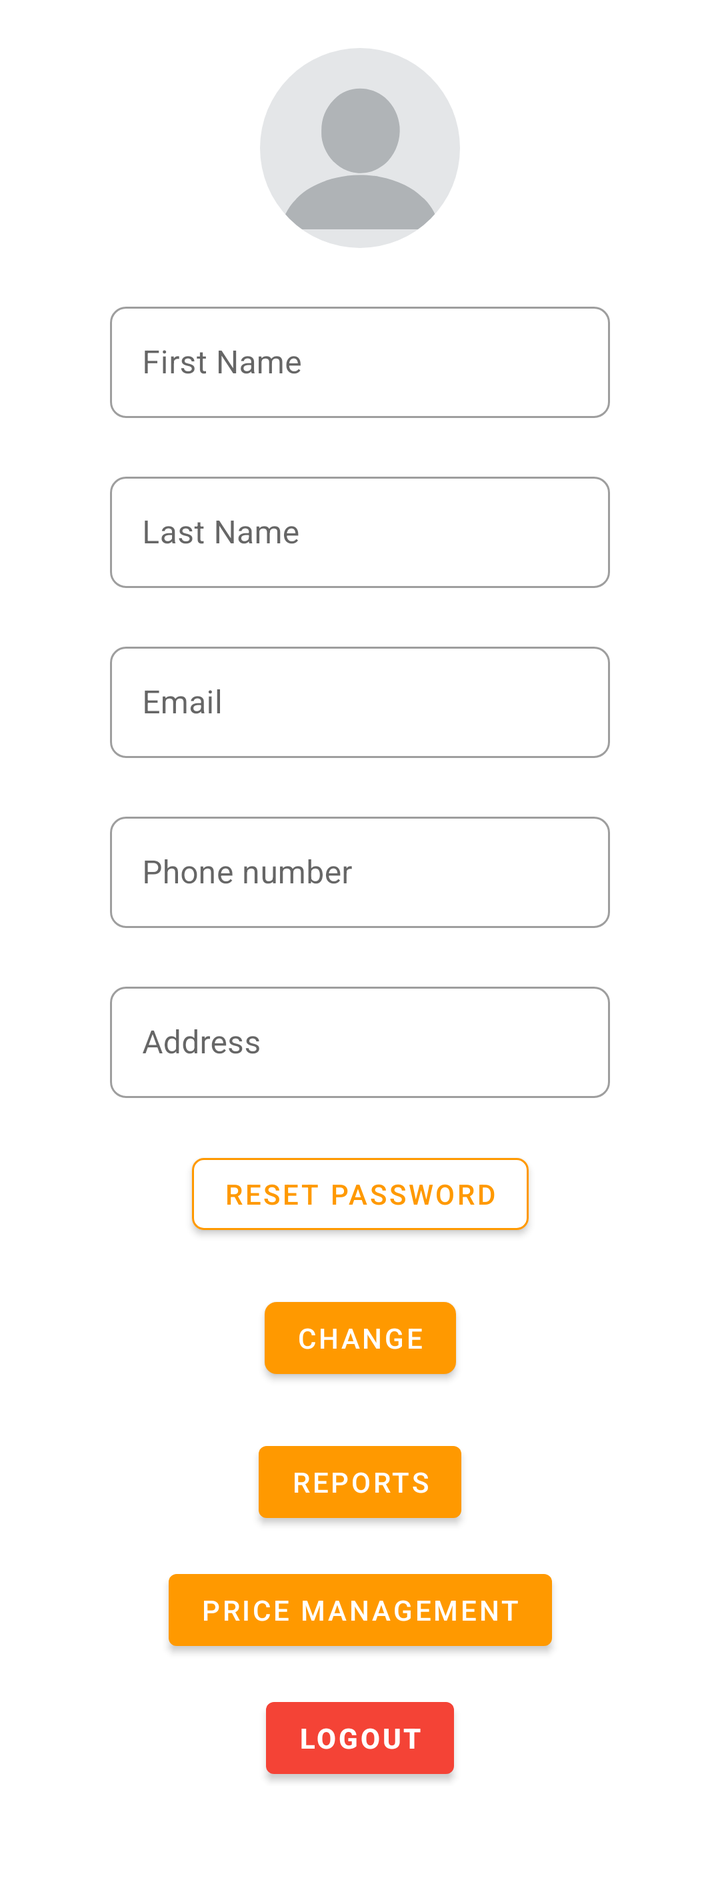
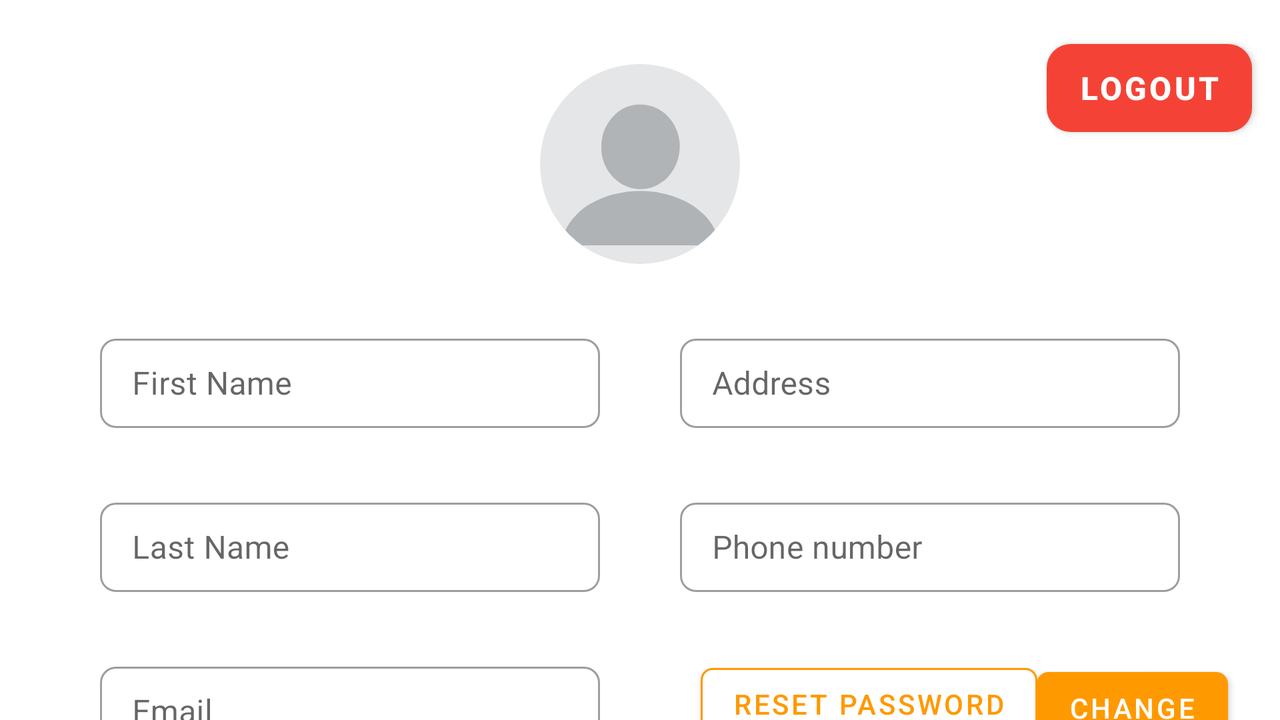

The same Android screen from two of the app's own layout files: first res/layout/ as a phone draws it, then the repository's variant for another configuration, drawn on a device whose configuration selects that folder. Both files follow.
<!-- AndroidManifest.xml: application theme Theme.FleetForge -->
<!-- res/layout/fragment_admin_profile.xml -->
<ScrollView xmlns:app="http://schemas.android.com/apk/res-auto"
    xmlns:tools="http://schemas.android.com/tools"
    android:layout_width="match_parent"
    android:layout_height="match_parent"
    xmlns:android="http://schemas.android.com/apk/res/android">
    <androidx.constraintlayout.widget.ConstraintLayout
        android:layout_width="match_parent"
        android:layout_height="wrap_content"
        android:paddingBottom="50dp">

        <com.google.android.material.imageview.ShapeableImageView
            android:id="@+id/profileImage"
            android:layout_width="100dp"
            android:layout_height="100dp"
            android:src="@drawable/blank_profile__1_"
            android:scaleType="centerCrop"
            android:clickable="true"
            android:focusable="true"
            android:foreground="?attr/selectableItemBackgroundBorderless"
            app:shapeAppearanceOverlay="@style/CircleImageStyle"
            app:layout_constraintTop_toTopOf="parent"
            app:layout_constraintStart_toStartOf="parent"
            app:layout_constraintEnd_toEndOf="parent"
            android:layout_marginTop="24dp"/>

        <com.google.android.material.textfield.TextInputLayout
            android:id="@+id/firstNameIL"
            style="@style/Widget.MaterialComponents.TextInputLayout.OutlinedBox"
            android:layout_width="250dp"
            android:layout_height="wrap_content"
            android:layout_marginTop="24dp"
            app:boxCornerRadiusBottomEnd="8dp"
            app:boxCornerRadiusBottomStart="8dp"
            app:boxCornerRadiusTopEnd="8dp"
            app:boxCornerRadiusTopStart="8dp"
            app:layout_constraintEnd_toEndOf="parent"
            app:layout_constraintStart_toStartOf="parent"
            app:layout_constraintTop_toBottomOf="@+id/profileImage">

            <com.google.android.material.textfield.TextInputEditText
                android:id="@+id/firstName"
                android:layout_width="match_parent"
                android:layout_height="wrap_content"
                android:hint="First Name" />
        </com.google.android.material.textfield.TextInputLayout>

        <com.google.android.material.textfield.TextInputLayout
            android:id="@+id/lastNameIL"
            style="@style/Widget.MaterialComponents.TextInputLayout.OutlinedBox"
            android:layout_width="250dp"
            android:layout_height="wrap_content"
            android:layout_marginTop="24dp"
            app:boxCornerRadiusBottomEnd="8dp"
            app:boxCornerRadiusBottomStart="8dp"
            app:boxCornerRadiusTopEnd="8dp"
            app:boxCornerRadiusTopStart="8dp"
            app:layout_constraintEnd_toEndOf="parent"
            app:layout_constraintStart_toStartOf="parent"
            app:layout_constraintTop_toBottomOf="@+id/firstNameIL">

            <com.google.android.material.textfield.TextInputEditText
                android:id="@+id/lastName"
                android:layout_width="match_parent"
                android:layout_height="wrap_content"
                android:hint="Last Name" />
        </com.google.android.material.textfield.TextInputLayout>

        <com.google.android.material.textfield.TextInputLayout
            android:id="@+id/emailIL"
            style="@style/Widget.MaterialComponents.TextInputLayout.OutlinedBox"
            android:layout_width="250dp"
            android:layout_height="wrap_content"
            android:layout_marginTop="24dp"
            app:boxCornerRadiusBottomEnd="8dp"
            app:boxCornerRadiusBottomStart="8dp"
            app:boxCornerRadiusTopEnd="8dp"
            app:boxCornerRadiusTopStart="8dp"
            app:layout_constraintEnd_toEndOf="parent"
            app:layout_constraintStart_toStartOf="parent"
            app:layout_constraintTop_toBottomOf="@+id/lastNameIL">

            <com.google.android.material.textfield.TextInputEditText
                android:id="@+id/email"
                android:layout_width="match_parent"
                android:layout_height="wrap_content"
                android:hint="Email" />
        </com.google.android.material.textfield.TextInputLayout>

        <com.google.android.material.textfield.TextInputLayout
            android:id="@+id/phoneNumberIL"
            style="@style/Widget.MaterialComponents.TextInputLayout.OutlinedBox"
            android:layout_width="250dp"
            android:layout_height="wrap_content"
            android:layout_marginTop="24dp"
            app:boxCornerRadiusBottomEnd="8dp"
            app:boxCornerRadiusBottomStart="8dp"
            app:boxCornerRadiusTopEnd="8dp"
            app:boxCornerRadiusTopStart="8dp"
            app:layout_constraintEnd_toEndOf="parent"
            app:layout_constraintStart_toStartOf="parent"
            app:layout_constraintTop_toBottomOf="@+id/emailIL">

            <com.google.android.material.textfield.TextInputEditText
                android:id="@+id/phoneNumber"
                android:layout_width="match_parent"
                android:layout_height="wrap_content"
                android:hint="Phone number" />
        </com.google.android.material.textfield.TextInputLayout>

        <com.google.android.material.textfield.TextInputLayout
            android:id="@+id/addressIL"
            style="@style/Widget.MaterialComponents.TextInputLayout.OutlinedBox"
            android:layout_width="250dp"
            android:layout_height="wrap_content"
            android:layout_marginTop="24dp"
            app:boxCornerRadiusBottomEnd="8dp"
            app:boxCornerRadiusBottomStart="8dp"
            app:boxCornerRadiusTopEnd="8dp"
            app:boxCornerRadiusTopStart="8dp"
            app:layout_constraintEnd_toEndOf="parent"
            app:layout_constraintStart_toStartOf="parent"
            app:layout_constraintTop_toBottomOf="@+id/phoneNumberIL">

            <com.google.android.material.textfield.TextInputEditText
                android:id="@+id/address"
                android:layout_width="match_parent"
                android:layout_height="wrap_content"
                android:hint="Address" />
        </com.google.android.material.textfield.TextInputLayout>

        <com.google.android.material.button.MaterialButton
            android:id="@+id/resetPassBtn"
            android:layout_width="wrap_content"
            android:layout_height="wrap_content"
            android:layout_marginTop="24dp"
            android:text="Reset password"
            android:textColor="#ff9900"
            app:backgroundTint="@color/white"
            app:cornerRadius="6dp"
            app:strokeColor="#ff9900"
            app:strokeWidth="1dp"
            app:layout_constraintEnd_toEndOf="parent"
            app:layout_constraintStart_toStartOf="parent"
            app:layout_constraintTop_toBottomOf="@+id/addressIL"/>

        <Button
            android:id="@+id/changeBtn"
            android:layout_width="wrap_content"
            android:layout_height="wrap_content"
            android:layout_marginTop="24dp"
            android:text="Change"
            android:textColor="@color/white"
            app:backgroundTint="#ff9900"
            app:cornerRadius="6dp"
            app:layout_constraintEnd_toEndOf="parent"
            app:layout_constraintStart_toStartOf="parent"
            app:layout_constraintTop_toBottomOf="@+id/resetPassBtn" />

        <Button
            android:id="@+id/reportsBtn"
            android:layout_width="wrap_content"
            android:layout_height="wrap_content"
            android:layout_marginTop="24dp"
            android:text="Reports"
            app:layout_constraintEnd_toEndOf="parent"
            app:layout_constraintStart_toStartOf="parent"
            app:layout_constraintTop_toBottomOf="@+id/changeBtn" />

        <Button
            android:id="@+id/priceManagementBtn"
            android:layout_width="wrap_content"
            android:layout_height="wrap_content"
            android:layout_marginTop="16dp"
            android:text="Price Management"
            android:textColor="@color/white"
            app:backgroundTint="@color/primary_orange"
            app:layout_constraintEnd_toEndOf="parent"
            app:layout_constraintStart_toStartOf="parent"
            app:layout_constraintTop_toBottomOf="@+id/reportsBtn" />

        <com.google.android.material.button.MaterialButton
            android:id="@+id/btn_logout"
            android:layout_width="wrap_content"
            android:layout_height="wrap_content"
            android:layout_marginTop="16dp"
            android:text="Logout"
            android:textColor="@color/white"
            android:textStyle="bold"
            android:visibility="visible"
            app:backgroundTint="@color/error"
            app:layout_constraintEnd_toEndOf="parent"
            app:layout_constraintStart_toStartOf="parent"
            app:layout_constraintTop_toBottomOf="@+id/priceManagementBtn" />

    </androidx.constraintlayout.widget.ConstraintLayout>
</ScrollView>
<!-- resources referenced by this layout -->
<resources>
  <color name="error">#F44336</color>
  <color name="primary_orange">#FF9900</color>
  <color name="white">#FFFFFF</color>
  <!-- drawable blank_profile__1_ (drawable) -->
  <vector xmlns:android="http://schemas.android.com/apk/res/android" android:height="24dp" android:viewportHeight="640" android:viewportWidth="640" android:width="24dp">
        
      <path android:fillColor="#E4E6E8" android:pathData="M0,0C211.2,0 422.4,0 640,0C640,211.2 640,422.4 640,640C428.8,640 217.6,640 0,640C0,428.8 0,217.6 0,0Z"/>
        
      <path android:fillColor="#AFB3B6" android:pathData="M364,409C364.79,409.1 365.59,409.19 366.41,409.29C371.98,410 377.49,410.93 383,412C383.93,412.18 384.86,412.36 385.81,412.54C411.99,417.77 438.11,426.02 462,438C462.72,438.36 463.45,438.72 464.2,439.08C484.07,448.96 502.17,461.34 518.35,476.54C520.46,478.5 522.59,480.36 524.81,482.19C528.64,485.44 531.81,489.13 535,493C535.41,493.49 535.82,493.98 536.24,494.48C556.88,519.43 569.68,547.49 572,580C406.34,580 240.68,580 70,580C71.17,561.27 71.17,561.27 73,554.81C73.21,554.03 73.43,553.26 73.65,552.46C78.3,536.44 85.51,521.68 95,508C95.73,506.95 96.46,505.89 97.21,504.8C102.45,497.55 108.34,490.99 114.52,484.55C115.9,483.11 117.26,481.65 118.61,480.19C143.1,454.59 176.89,436.65 210,425C211.16,424.58 212.33,424.16 213.53,423.73C234.52,416.42 256.02,412.12 278,409C278.94,408.87 279.87,408.73 280.83,408.59C307.85,404.93 337.01,405.63 364,409Z"/>
        
      <path android:fillColor="#B0B4B7" android:pathData="M399,158C400.42,159.17 400.42,159.17 401.86,160.36C428.02,182.97 444.14,217.82 447,252C449.65,292.96 436.82,330.21 410,361C401.09,370.87 390.45,378.36 379,385C378.1,385.55 377.19,386.09 376.26,386.66C351.32,401.16 319.79,403.62 292.19,396.59C275.01,391.99 258.58,383.49 245,372C244.49,371.58 243.98,371.15 243.45,370.71C218.1,349.5 200.83,316.81 197,284C196.59,277.92 196.56,271.84 196.56,265.75C196.56,264.91 196.56,264.07 196.56,263.21C196.66,226.23 209.51,193.95 235,167C235.82,166.1 236.64,165.21 237.49,164.28C280.25,119.18 352.6,119.28 399,158Z"/>
      
  </vector>
  <style name="CircleImageStyle" parent="">
          <item name="cornerSize">50%</item>
      </style>
  <style name="Theme.FleetForge" parent="Theme.MaterialComponents.DayNight.NoActionBar">
          <item name="colorPrimary">@color/primary_orange</item>
          <item name="colorPrimaryVariant">@color/primary_orange_dark</item>
          <item name="colorOnPrimary">@color/white</item>
  
          <item name="colorSecondary">@color/secondary_teal</item>
          <item name="colorSecondaryVariant">@color/secondary_teal</item>
          <item name="colorOnSecondary">@color/white</item>
  
          <item name="colorError">@color/error</item>
          <item name="colorOnError">@color/white</item>
  
          <item name="colorSurface">@color/white</item>
          <item name="colorOnSurface">@color/black</item>
  
          <item name="android:colorBackground">@color/background_white</item>
  
          <item name="android:statusBarColor">?attr/colorPrimaryVariant</item>
  
          <item name="android:textColorPrimary">@color/text_primary</item>
          <item name="android:textColorSecondary">@color/text_secondary</item>
  
          <item name="colorControlHighlight">@color/background_gray</item>
      </style>
  <color name="primary_orange_dark">#DB8709</color>
  <color name="secondary_teal">#3E5855</color>
  <color name="black">#000000</color>
  <color name="background_white">#FFFFFF</color>
  <color name="text_primary">#333333</color>
  <color name="text_secondary">#666666</color>
  <color name="background_gray">#F5F5F5</color>
</resources>
<!-- res/layout-land/fragment_admin_profile.xml (the repository's variant of the layout above) -->
<!-- drawn on the phone turned sideways -->
<androidx.constraintlayout.widget.ConstraintLayout xmlns:tools="http://schemas.android.com/tools"
    android:layout_width="match_parent"
    android:layout_height="match_parent"
    xmlns:android="http://schemas.android.com/apk/res/android"
    xmlns:app="http://schemas.android.com/apk/res-auto">


    <com.google.android.material.button.MaterialButton
        android:id="@+id/resetPassBtn"
        android:layout_width="wrap_content"
        android:layout_height="wrap_content"
        android:layout_marginTop="32dp"
        android:text="Reset password"
        android:textColor="#ff9900"
        app:backgroundTint="@color/white"
        app:cornerRadius="6dp"
        app:layout_constraintEnd_toEndOf="parent"
        app:layout_constraintHorizontal_bias="0.743"
        app:layout_constraintStart_toStartOf="parent"
        app:layout_constraintTop_toBottomOf="@+id/phoneNumberIL"
        app:strokeColor="#ff9900"
        app:strokeWidth="1dp" />

    <Button
        android:id="@+id/changeBtn"
        android:layout_width="wrap_content"
        android:layout_height="wrap_content"
        android:layout_marginTop="34dp"
        android:text="Change"
        android:textColor="@color/white"
        app:backgroundTint="#ff9900"
        app:cornerRadius="6dp"
        app:layout_constraintEnd_toEndOf="parent"
        app:layout_constraintHorizontal_bias="0.952"

        app:layout_constraintStart_toStartOf="parent"
        app:layout_constraintTop_toBottomOf="@+id/phoneNumberIL" />

    <com.google.android.material.imageview.ShapeableImageView
        android:id="@+id/profileImage"
        android:layout_width="100dp"
        android:layout_height="100dp"
        android:src="@drawable/blank_profile__1_"
        android:scaleType="centerCrop"
        android:clickable="true"
        android:focusable="true"
        android:foreground="?attr/selectableItemBackgroundBorderless"

        app:shapeAppearanceOverlay="@style/CircleImageStyle"


        app:layout_constraintTop_toTopOf="parent"
        app:layout_constraintStart_toStartOf="parent"
        app:layout_constraintEnd_toEndOf="parent"
        android:layout_marginTop="32dp"/>

    <com.google.android.material.textfield.TextInputLayout
        android:id="@+id/addressIL"
        style="@style/Widget.MaterialComponents.TextInputLayout.OutlinedBox"
        android:layout_width="250dp"
        android:layout_height="50dp"
        android:layout_marginTop="164dp"

        android:layout_marginEnd="50dp"
        app:boxCornerRadiusBottomEnd="8dp"
        app:boxCornerRadiusBottomStart="8dp"
        app:boxCornerRadiusTopEnd="8dp"


        app:boxCornerRadiusTopStart="8dp"
        app:layout_constraintEnd_toEndOf="parent"
        app:layout_constraintTop_toTopOf="parent">

        <com.google.android.material.textfield.TextInputEditText
            android:layout_width="match_parent"
            android:layout_height="wrap_content"
            android:hint="Address" />
    </com.google.android.material.textfield.TextInputLayout>

    <com.google.android.material.textfield.TextInputLayout
        android:id="@+id/firstNameIL"
        style="@style/Widget.MaterialComponents.TextInputLayout.OutlinedBox"
        android:layout_width="250dp"

        android:layout_height="50dp"
        android:layout_marginStart="50dp"
        android:layout_marginTop="164dp"
        app:boxCornerRadiusBottomEnd="8dp"
        app:boxCornerRadiusBottomStart="8dp"


        app:boxCornerRadiusTopEnd="8dp"
        app:boxCornerRadiusTopStart="8dp"
        app:layout_constraintStart_toStartOf="parent"
        app:layout_constraintTop_toTopOf="parent">

        <com.google.android.material.textfield.TextInputEditText
            android:layout_width="match_parent"
            android:layout_height="wrap_content"
            android:hint="First Name" />
    </com.google.android.material.textfield.TextInputLayout>

    <com.google.android.material.textfield.TextInputLayout
        android:id="@+id/lastNameIL"
        style="@style/Widget.MaterialComponents.TextInputLayout.OutlinedBox"
        android:layout_width="250dp"
        android:layout_height="50dp"

        android:layout_marginStart="50dp"
        android:layout_marginTop="32dp"
        app:boxCornerRadiusBottomEnd="8dp"
        app:boxCornerRadiusBottomStart="8dp"
        app:boxCornerRadiusTopEnd="8dp"


        app:boxCornerRadiusTopStart="8dp"
        app:layout_constraintStart_toStartOf="parent"
        app:layout_constraintTop_toBottomOf="@+id/firstNameIL">

        <com.google.android.material.textfield.TextInputEditText
            android:layout_width="match_parent"
            android:layout_height="wrap_content"
            android:hint="Last Name" />
    </com.google.android.material.textfield.TextInputLayout>

    <com.google.android.material.textfield.TextInputLayout
        android:id="@+id/emailIL"
        style="@style/Widget.MaterialComponents.TextInputLayout.OutlinedBox"
        android:layout_width="250dp"
        android:layout_height="50dp"
        android:layout_marginStart="50dp"

        android:layout_marginTop="32dp"
        app:boxCornerRadiusBottomEnd="8dp"
        app:boxCornerRadiusBottomStart="8dp"
        app:boxCornerRadiusTopEnd="8dp"
        app:boxCornerRadiusTopStart="8dp"


        app:layout_constraintStart_toStartOf="parent"
        app:layout_constraintTop_toBottomOf="@+id/lastNameIL">

        <com.google.android.material.textfield.TextInputEditText
            android:layout_width="match_parent"
            android:layout_height="wrap_content"
            android:hint="Email" />
    </com.google.android.material.textfield.TextInputLayout>

    <com.google.android.material.textfield.TextInputLayout
        android:id="@+id/phoneNumberIL"
        style="@style/Widget.MaterialComponents.TextInputLayout.OutlinedBox"
        android:layout_width="250dp"
        android:layout_height="50dp"

        android:layout_marginTop="32dp"
        android:layout_marginEnd="50dp"
        app:boxCornerRadiusBottomEnd="8dp"
        app:boxCornerRadiusBottomStart="8dp"


        app:boxCornerRadiusTopEnd="8dp"
        app:boxCornerRadiusTopStart="8dp"
        app:layout_constraintEnd_toEndOf="parent"
        app:layout_constraintTop_toBottomOf="@+id/addressIL">

        <com.google.android.material.textfield.TextInputEditText
            android:layout_width="match_parent"
            android:layout_height="wrap_content"
            android:hint="Phone number" />
    </com.google.android.material.textfield.TextInputLayout>

    <com.google.android.material.button.MaterialButton
        android:id="@+id/btn_logout"
        android:layout_width="wrap_content"
        android:layout_height="56dp"
        android:layout_marginTop="16dp"
        android:text="Logout"
        android:textColor="@color/white"
        android:textSize="16sp"
        android:textStyle="bold"
        android:visibility="visible"
        app:backgroundTint="@color/error"
        app:cornerRadius="12dp"
        app:layout_constraintEnd_toEndOf="parent"
        app:layout_constraintHorizontal_bias="0.974"
        app:layout_constraintStart_toStartOf="parent"
        app:layout_constraintTop_toTopOf="parent" />

    <Button
        android:id="@+id/reportsBtn"
        android:layout_width="wrap_content"
        android:layout_height="wrap_content"
        android:layout_marginTop="36dp"
        android:text="Reports"
        app:layout_constraintEnd_toEndOf="parent"
        app:layout_constraintHorizontal_bias="0.261"
        app:layout_constraintStart_toStartOf="parent"
        app:layout_constraintTop_toBottomOf="parent" />
</androidx.constraintlayout.widget.ConstraintLayout>
<!-- resources referenced by the variant -->
<!-- as the phone turned sideways resolves them -->
<resources>
  <color name="error">#F44336</color>
  <color name="white">#FFFFFF</color>
  <!-- drawable blank_profile__1_ (drawable) -->
  <vector xmlns:android="http://schemas.android.com/apk/res/android" android:height="24dp" android:viewportHeight="640" android:viewportWidth="640" android:width="24dp">
        
      <path android:fillColor="#E4E6E8" android:pathData="M0,0C211.2,0 422.4,0 640,0C640,211.2 640,422.4 640,640C428.8,640 217.6,640 0,640C0,428.8 0,217.6 0,0Z"/>
        
      <path android:fillColor="#AFB3B6" android:pathData="M364,409C364.79,409.1 365.59,409.19 366.41,409.29C371.98,410 377.49,410.93 383,412C383.93,412.18 384.86,412.36 385.81,412.54C411.99,417.77 438.11,426.02 462,438C462.72,438.36 463.45,438.72 464.2,439.08C484.07,448.96 502.17,461.34 518.35,476.54C520.46,478.5 522.59,480.36 524.81,482.19C528.64,485.44 531.81,489.13 535,493C535.41,493.49 535.82,493.98 536.24,494.48C556.88,519.43 569.68,547.49 572,580C406.34,580 240.68,580 70,580C71.17,561.27 71.17,561.27 73,554.81C73.21,554.03 73.43,553.26 73.65,552.46C78.3,536.44 85.51,521.68 95,508C95.73,506.95 96.46,505.89 97.21,504.8C102.45,497.55 108.34,490.99 114.52,484.55C115.9,483.11 117.26,481.65 118.61,480.19C143.1,454.59 176.89,436.65 210,425C211.16,424.58 212.33,424.16 213.53,423.73C234.52,416.42 256.02,412.12 278,409C278.94,408.87 279.87,408.73 280.83,408.59C307.85,404.93 337.01,405.63 364,409Z"/>
        
      <path android:fillColor="#B0B4B7" android:pathData="M399,158C400.42,159.17 400.42,159.17 401.86,160.36C428.02,182.97 444.14,217.82 447,252C449.65,292.96 436.82,330.21 410,361C401.09,370.87 390.45,378.36 379,385C378.1,385.55 377.19,386.09 376.26,386.66C351.32,401.16 319.79,403.62 292.19,396.59C275.01,391.99 258.58,383.49 245,372C244.49,371.58 243.98,371.15 243.45,370.71C218.1,349.5 200.83,316.81 197,284C196.59,277.92 196.56,271.84 196.56,265.75C196.56,264.91 196.56,264.07 196.56,263.21C196.66,226.23 209.51,193.95 235,167C235.82,166.1 236.64,165.21 237.49,164.28C280.25,119.18 352.6,119.28 399,158Z"/>
      
  </vector>
  <style name="CircleImageStyle" parent="">
          <item name="cornerSize">50%</item>
      </style>
  <style name="Theme.FleetForge" parent="Theme.MaterialComponents.DayNight.NoActionBar">
          <item name="colorPrimary">@color/primary_orange</item>
          <item name="colorPrimaryVariant">@color/primary_orange_dark</item>
          <item name="colorOnPrimary">@color/white</item>
  
          <item name="colorSecondary">@color/secondary_teal</item>
          <item name="colorSecondaryVariant">@color/secondary_teal</item>
          <item name="colorOnSecondary">@color/white</item>
  
          <item name="colorError">@color/error</item>
          <item name="colorOnError">@color/white</item>
  
          <item name="colorSurface">@color/white</item>
          <item name="colorOnSurface">@color/black</item>
  
          <item name="android:colorBackground">@color/background_white</item>
  
          <item name="android:statusBarColor">?attr/colorPrimaryVariant</item>
  
          <item name="android:textColorPrimary">@color/text_primary</item>
          <item name="android:textColorSecondary">@color/text_secondary</item>
  
          <item name="colorControlHighlight">@color/background_gray</item>
      </style>
  <color name="primary_orange">#FF9900</color>
  <color name="primary_orange_dark">#DB8709</color>
  <color name="secondary_teal">#3E5855</color>
  <color name="black">#000000</color>
  <color name="background_white">#FFFFFF</color>
  <color name="text_primary">#333333</color>
  <color name="text_secondary">#666666</color>
  <color name="background_gray">#F5F5F5</color>
</resources>
